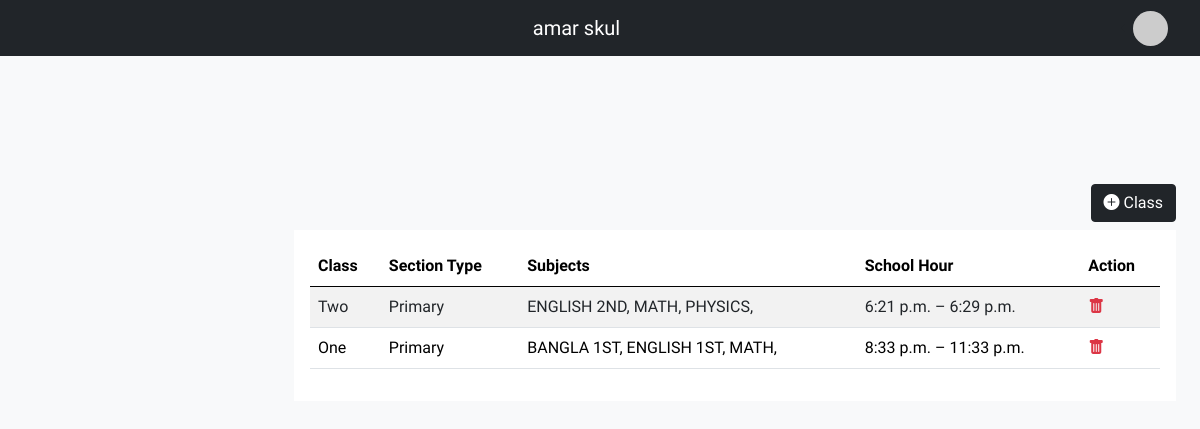
The app's page /dashboard/class (signed in) with its own data.
### base/models.py (models this page shows)
class User(AbstractUser):
  name = models.CharField(max_length=500)
  due_date = models.DateField(null=True, blank=True)
  number = models.CharField(max_length=100)
  logo = models.FileField(upload_to='logo')
  def __str__(self):
    return self.name

class Class(models.Model):
  school = models.ForeignKey(User, on_delete=models.CASCADE, null=True, blank=True)
  name = models.CharField(max_length=50)
  type = models.CharField(max_length=100)
  subjects = models.ManyToManyField(Subject)
  start_time = models.TimeField(null=True, blank=True)
  end_time = models.TimeField(null=True, blank=True)

class Subject(models.Model):
  school = models.ForeignKey(User, on_delete=models.CASCADE, null=True, blank=True)
  name = models.CharField(max_length=200)
  code = models.CharField(max_length=200, null=True, blank=True)

### base/views.py (the view, shortened to what this page needs)
# urls.py: path('dashboard/class', class_info, name='class_info'),
def class_info(request):
  if request.GET.get('delete'):
    try:
      sl = Class.objects.get(school=request.user, id=request.GET.get('delete'))
      sl.delete()
    except:
      return redirect(dashboard)
  data = request.POST
  clas = Class.objects.filter(school=request.user).order_by('-id')
  return render(request, 'dashboard/clas.html', context={'clas':clas})

### base/context_processors.py (called while the page is built)
def get_subjects(r):
  context = {'subjects': Subject.objects.all()}
  return context

def get_classes(r):
  context = {'classes': Class.objects.filter(school__id=r.user.id)}
  return context

def get_years(r):
  context = {'years':Year.objects.all()}
  return context

def get_sec(r):
  context = {'sections':Section.objects.all()}
  return context

def get_day(r):
  context = {'days':Day.objects.all()}
  return context

### templates/dashboard/clas.html (shortened to what this page needs)
{% extends 'dashboard/dashboard.html' %}
{% block body %}
<div class="col-md-12">
<section class="vh-100">
 <div class="mt-5 d-lex h-75 justify-content-center align-items-center">
<div class="text-end">
<button type="button" class="btn btn-dark my-2" data-bs-toggle="modal" data-bs-target="#exampleModal">
  <i class="bi bi-plus-circle-fill"></i> Class
</button>
</div>
   <div class="card-table card-body bg-white">
<table class="table table-striped">
  <thead>
    <tr>
      <th scope="col">Class</th>
      <th scope="col">Section Type</th>
     <th scope="col">Subjects</th>
      <th scope="col">School Hour</th>
      <th scope="col">Action</th>
    </tr>
  </thead>
  <tbody>
    {% for c in clas %}
    <tr>
      <td>{{c.name}}</td>
      <td>{{c.type}}</td>
      <td>{% for subject in c.subjects.all %}
        {{ subject.name}},
    {% endfor %}</td>
      <td>{{c.start_time}} – {{c.end_time}}</td>
      <td>
        <a href="/dashboard/class?delete={{c.id}}"><i class="text-danger bi bi-trash-fill"></i></a>
      </td>
    </tr>
    {% endfor %}
  </table>
        </div>
    </div>
  </section>
</div>
{% endblock %}

### templates/dashboard/dashboard.html (shortened to what this page needs)
{% load static %}
<!DOCTYPE html>
<html lang="en">
  <head>
    <link rel="stylesheet" href="css/bootstrap.min.css" />
    <link
      rel="stylesheet"
      href="https://cdn.jsdelivr.net/npm/bootstrap-icons@1.4.1/font/bootstrap-icons.css"
    />
    <link href="https://cdn.jsdelivr.net/npm/bootstrap@5.0.2/dist/css/bootstrap.min.css" rel="stylesheet">
  </head>
  <body class="bg-light">
    <nav class="p-2 navbar navbar-expand-lg navbar-dark bg-dark">
      <div class="container-fluid">
        <a class="mx-auto navbar-brand" href="/dashboard">{{request.user.name}}</a>
        <div class="dropdown dropstart">
          <div class="dropdown-toggle" type="button" id="dropdownMenuButton1" data-bs-toggle="dropdown" aria-expanded="false">
            <img class="avatar img-fluid" src="https://api.dicebear.com/6.x/initials/svg?seed={{request.user}}">
          </div>
        </div>
      </div>
    </nav>
    <main class="mt-5 pt-3">
      <div class="container-fluid">
        <div class="row">
          <div class="col-md-12">
          </div>
        </div>
        <div class="row">
            {% block body %}
            {% endblock %}
        </div>
      </div>
    </main>
  </body>
</html>

### templates/dashboard/dashboard.html (style rules this page uses)
body, button { font-family: 'Inconsolata', sans-serif; }
.card-table { width : 100%; overflow-x : scroll; }
:root { --offcanvas-width: 270px; --topNavbarHeight: 56px; }
@media (min-width: 992px) { body { overflow: auto !important; } }
@media (min-width: 992px) { main { margin-left: var(--offcanvas-width); } }
.avatar { height : 35px; width :35px; border-radius : 100px; }

### records on screen
User: user.name "amar skul"
Class: name "Two", type "Primary", start_time "6:21 p.m.", end_time "6:29 p.m."
Subject: name "ENGLISH 2ND"
Subject: name "MATH"
Subject: name "PHYSICS"
Class: name "One", type "Primary", start_time "8:33 p.m.", end_time "11:33 p.m."
Subject: name "BANGLA 1ST"
Subject: name "ENGLISH 1ST"
